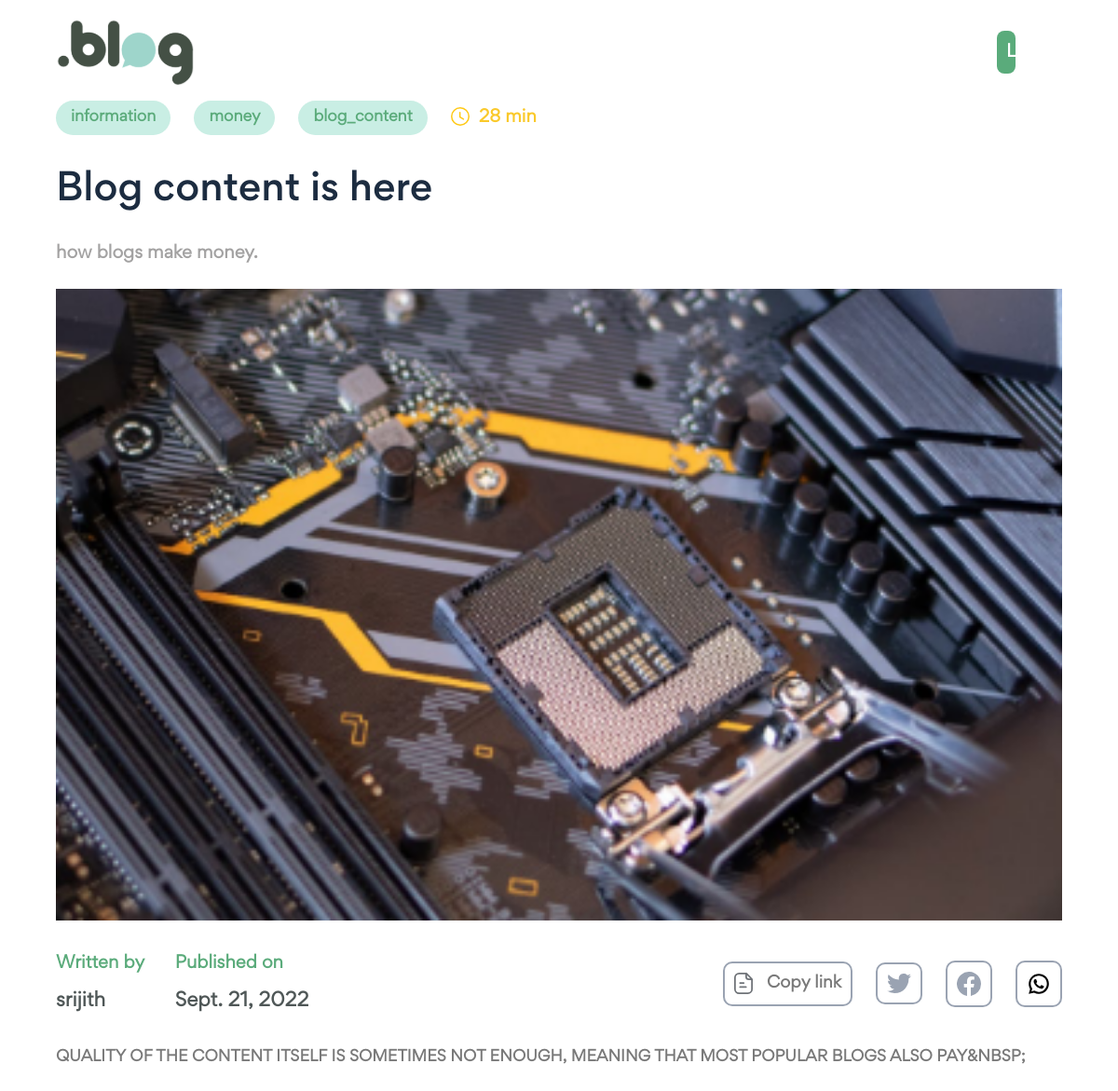
The app's page /16/ with its own data.
### posts/models.py (models this page shows, shortened)
class Category(models.Model):
    title = models.CharField(max_length=255)
    class Meta:
        verbose_name_plural = "categories"

class Post(models.Model):
    title = models.CharField(max_length=255)
    short_description = models.TextField()
    description = RichTextField()
    categories = models.ManyToManyField("posts.Category")
    time_to_read = models.CharField(max_length=128)
    featured_image =models.ImageField(upload_to ="posts/")
    author = models.ForeignKey("posts.Author",on_delete=models.CASCADE)
    published_date = models.DateField()
    is_draft = models.BooleanField(default=False)
    is_deleted = models.BooleanField(default=False)

class Author(models.Model):
    name = models.CharField(max_length=255)
    user = models.OneToOneField("auth.User",on_delete=models.CASCADE)
    def __str__(self):
        return self.name

### web/views.py (the view)
# urls.py: path('<int:id>/',views.post, name="post"),
def post(request,id):
    instance = get_object_or_404(Post.objects.filter(id=id))
    context={
        "instance" : instance
    }
    return render(request,'web/post.html',context=context)

### templates/web/post.html
{% extends 'base.html'%}
{% load static %}
{% block content %}
    <section id="single-page-home">
        <section class="wrapper">
            {% include 'web/includes/header.html' %}
            <section class="single-page-spotlight">
                <div class="blog-category">
                    {% for category in instance.categories.all %}
                    <span class="category">
                        {{category.title}}
                    </span>
                    {% endfor %}
                    <span class="read">
                        <span class="clock">
                            <img src="{% static './images/icons/clock.svg' %}" alt="Clock" />
                        </span>
                        {{instance.time_to_read}}
                    </span>
                </div>
                <h3 class="title">
                    {{instance.title}}
                </h3>
                <p class="description">
                    {{instance.short_description}}
                </p>
                <div class="post-thumbnail">
                    <img src="{{instance.featured_image.url}}" alt="Post-thumbnail" >
                </div>
                <div class="details">
                    <span class="published">
                        <p class="written">
                            Written by
                        </p>
                        <p class="name">
                            {{instance.author}}
                        </p>
                    </span>
                    <span class="published">
                        <p class="written">
                            Published on
                        </p>
                        <p class="name">
                            {{instance.published_date}}
                        </p>
                    </span>
                    <ul class="social">
                        <li>
                            <a href="#" class="copy-link">
                                <span class="link">
                                    <img src="{% static './images/icons/copy-link.svg' %}" alt="Copy-link" />
                                </span>
                                Copy link
                            </a>
                        </li>
                        <li class="social-media">
                            <a target="_blank" href="https://twitter.com/intent/tweet?text={{request.build_absolute_uri}}">
                                <img src="{% static './images/icons/twitter.svg' %}" alt="Twitter" />
                            </a>
                        </li>
                        <li class="social-media">
                            <a target="_blank" href="https://www.facebook.com/sharer/sharer.php?u={{request.build_absolute_uri}}">
                                <img src="{% static './images/icons/facebook.svg' %}" alt="Facebook" />
                            </a>
                        </li>
                        <li class="social-media">
                            <a target="_blank" href="https://api.whatsapp.com/send/?text={{request.build_absolute_uri}}">
                                <img src="{% static './images/icons/whatsapp.svg' %}" alt="Whatsapp" />
                            </a>
                        </li>
                    </ul>
                </div>
                <p class="detailed-description">
                    {{instance.description|safe|striptags|upper}}
                </p>
                </section>
        </section>
    </section>
{% endblock %}

### static/css/style.css (style rules this page uses)
* { margin: 0; padding: 0; border: 0; vertical-align: baseline; background: transparent; font-weight: normal; text-decoration: none; outline: none; -webkit-box-sizing: border-box; -moz-box-sizing: border-box; box-sizing: border-box; font-family: "Gordita Regular"; }
ol, ul { list-style: none; }
body { font-size: 17px; color: #1c2c40; overflow-x: hidden; min-width: 320px; font-weight: 400; }
a { color: #1c2c40; }
p { line-height: 1.6em; font-size: 16px; font-weight: 400; }
.wrapper { width: 90%; margin: 0 auto; max-width: 1500px; }
img { display: block; width: 100%; height: 100%; }
#home, #single-page-home { padding: 20px 0 50px; position: relative; }
#single-page-home section.wrapper { max-width: 1280px; }
#single-page-home section.single-page-spotlight div.blog-category { display: flex; align-items: center; margin-bottom: 3%; }
#single-page-home section.single-page-spotlight div.blog-category span.category { background: #c9eee4; border-radius: 20px; padding: 7px 16px; text-align: center; color: #5bab7b; font-size: 16px; font-weight: 700; margin-right: 25px; }
#single-page-home section.single-page-spotlight div.blog-category span.read { color: #fac92a; font-weight: 700; font-size: 18px; display: flex; align-items: center; }
#single-page-home section.single-page-spotlight div.blog-category span.read span.clock { margin-right: 10px; margin: 0 10px 3px 0; }
#single-page-home section.single-page-spotlight h3.title { font-family: "Gordita Medium"; margin-bottom: 2%; font-size: 40px; display: inline-block; }
#single-page-home section.single-page-spotlight p.description { font-size: 18px; color: #a3a2a2; font-weight: 700; margin-bottom: 2%; line-height: 1.8em; }
#single-page-home section.single-page-spotlight div.post-thumbnail { width: 100%; margin-bottom: 3%; }
#single-page-home section.single-page-spotlight div.details { display: flex; align-items: center; margin-bottom: 3%; }
#single-page-home section.single-page-spotlight div.details span.published { margin-right: 3%; }
#single-page-home section.single-page-spotlight div.details span.published p.written { color: #5bab7b; font-size: 18px; font-weight: 700; margin-bottom: 10px; }
#single-page-home section.single-page-spotlight div.details span.published p.name { font-size: 20px; font-weight: 700; color: #4f5757; }
#single-page-home section.single-page-spotlight div.details ul.social { display: flex; align-items: center; margin-left: auto; }
#single-page-home section.single-page-spotlight div.details ul.social li { margin-right: 25px; border: 2px solid #9aa3b2; padding: 10px; border-radius: 10px; }
#single-page-home section.single-page-spotlight div.details ul.social li.social-media { width: 50px; }
#single-page-home section.single-page-spotlight div.details ul.social li:last-child { margin-right: 0; }
#single-page-home section.single-page-spotlight div.details ul.social li a { display: flex; align-items: center; color: #797979; font-weight: 700; }
#single-page-home section.single-page-spotlight div.details ul.social li a span.link { margin-right: 15px; width: 20px; }
#single-page-home section.single-page-spotlight p.detailed-description { font-size: 16px; color: #797979; font-weight: 700; }

### records on screen
Category: title "information"
Category: title "money"
Category: title "blog_content"
Post: time_to_read "28 min", title "Blog content is here", short_description "how blogs make money.", featured_image (picture), author "srijith", published_date "Sept. 21, 2022", description "QUALITY OF THE CONTENT ITSELF IS SOMETIMES NOT ENOUGH, MEANING THAT MOST POPULAR BLOGS ALSO PAY&NBSP;"
